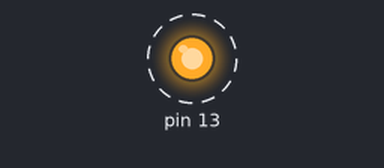
A sketch run on a simulated Arduino Uno, built with avr-gcc and run on an emulated ATmega328P. On the bench: output pins drawn as LEDs (lit = HIGH). Dashed ring = blinking.

Above: at 0.5 s.
Timing chart, 0 to 4.6 s (numbered marks = the images above):
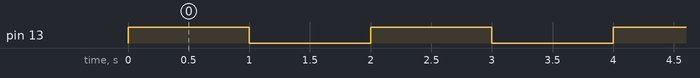

Measured:
- by itself, pin 13: alternates HIGH for 1.0 s and LOW for 1.0 s

The sketch:

traffic-light-level1-single-led.ino
```cpp
/*
 * LEVEL 1: Single Blinking LED
 * ============================
 *
 * This is your first Arduino program!
 * It makes one LED blink on and off every second.
 *
 * WHAT YOU'LL LEARN:
 * - How to control an LED
 * - What pinMode() does
 * - What digitalWrite() does
 * - How delay() works
 *
 * HARDWARE NEEDED:
 * - Arduino Uno
 * - 1 Red LED
 * - 1 resistor (220Ω or 330Ω)
 * - 2 jumper wires
 *
 * WIRING:
 * Arduino Pin 13 → Resistor → LED long leg → LED short leg → GND
 */

// This runs once when Arduino starts
void setup() {
  pinMode(13, OUTPUT);  // Pin 13 will control the LED
}

// This runs over and over forever
void loop() {
  digitalWrite(13, HIGH);  // Turn LED ON (HIGH = 5 volts)
  delay(1000);             // Wait 1000 milliseconds (1 second)

  digitalWrite(13, LOW);   // Turn LED OFF (LOW = 0 volts)
  delay(1000);             // Wait 1 second

  // Now loop() starts again automatically!
}

/*
 * CHALLENGES TO TRY:
 * 1. Make it blink faster (change delay to 500)
 * 2. Make it blink slower (change delay to 2000)
 * 3. Make it stay on longer than off (different delays)
 * 4. Make an SOS pattern: dot-dot-dot-dash-dash-dash-dot-dot-dot
 */
```

Source omitted: fic-lights-arduino-clean.c (18371 bytes)
